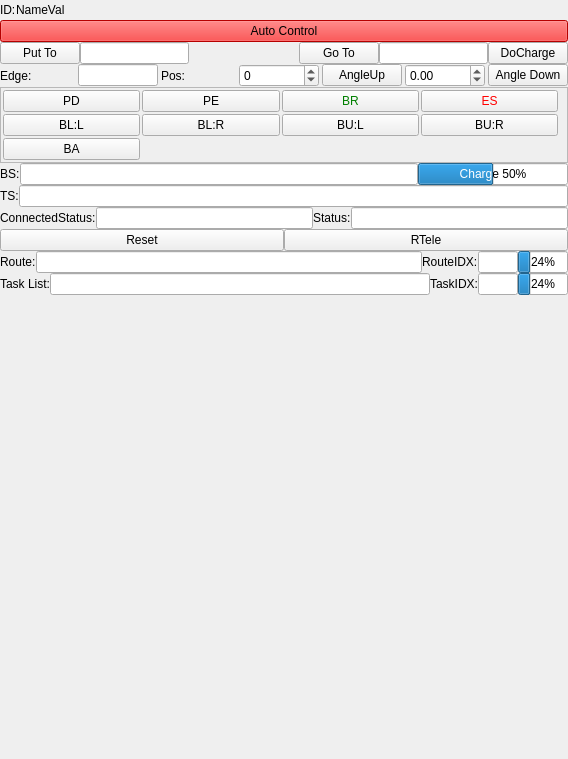
<?xml version="1.0" encoding="UTF-8"?>
<ui version="4.0">
 <class>AgentWidget</class>
 <widget class="QWidget" name="AgentWidget">
  <property name="geometry">
   <rect>
    <x>0</x>
    <y>0</y>
    <width>568</width>
    <height>759</height>
   </rect>
  </property>
  <property name="windowTitle">
   <string>Form</string>
  </property>
  <layout class="QVBoxLayout" name="verticalLayout">
   <property name="spacing">
    <number>0</number>
   </property>
   <property name="leftMargin">
    <number>0</number>
   </property>
   <property name="topMargin">
    <number>0</number>
   </property>
   <property name="rightMargin">
    <number>0</number>
   </property>
   <property name="bottomMargin">
    <number>0</number>
   </property>
   <item>
    <layout class="QHBoxLayout" name="horizontalLayout_6">
     <item>
      <widget class="QLabel" name="lbName">
       <property name="text">
        <string>ID:</string>
       </property>
      </widget>
     </item>
     <item>
      <widget class="QLabel" name="lbNameVal">
       <property name="text">
        <string>NameVal</string>
       </property>
      </widget>
     </item>
     <item>
      <spacer name="horizontalSpacer_2">
       <property name="orientation">
        <enum>Qt::Horizontal</enum>
       </property>
       <property name="sizeHint" stdset="0">
        <size>
         <width>40</width>
         <height>20</height>
        </size>
       </property>
      </spacer>
     </item>
    </layout>
   </item>
   <item>
    <widget class="QPushButton" name="btnAutoControl">
     <property name="styleSheet">
      <string notr="true">  QPushButton {
      background-color: red;
  }

  QPushButton:checked {
      background-color: green;
  }</string>
     </property>
     <property name="text">
      <string>Auto Control</string>
     </property>
     <property name="checkable">
      <bool>true</bool>
     </property>
     <property name="checked">
      <bool>false</bool>
     </property>
     <property name="propRef" stdset="0">
      <string>auto_control</string>
     </property>
    </widget>
   </item>
   <item>
    <layout class="QHBoxLayout" name="horizontalLayout">
     <item>
      <widget class="QPushButton" name="btnSelectPutTo">
       <property name="text">
        <string>Put To</string>
       </property>
       <property name="checkable">
        <bool>true</bool>
       </property>
      </widget>
     </item>
     <item>
      <widget class="QLineEdit" name="lePutTo"/>
     </item>
     <item>
      <spacer name="horizontalSpacer">
       <property name="orientation">
        <enum>Qt::Horizontal</enum>
       </property>
       <property name="sizeHint" stdset="0">
        <size>
         <width>40</width>
         <height>20</height>
        </size>
       </property>
      </spacer>
     </item>
     <item>
      <widget class="QPushButton" name="btnSelectGoTo">
       <property name="text">
        <string>Go To</string>
       </property>
       <property name="checkable">
        <bool>true</bool>
       </property>
      </widget>
     </item>
     <item>
      <widget class="QLineEdit" name="leGoTo"/>
     </item>
     <item>
      <widget class="QPushButton" name="btnDoCharge">
       <property name="text">
        <string>DoCharge</string>
       </property>
       <property name="checkable">
        <bool>false</bool>
       </property>
      </widget>
     </item>
    </layout>
   </item>
   <item>
    <layout class="QHBoxLayout" name="horizontalLayout_3">
     <property name="spacing">
      <number>3</number>
     </property>
     <property name="leftMargin">
      <number>0</number>
     </property>
     <property name="topMargin">
      <number>0</number>
     </property>
     <property name="rightMargin">
      <number>0</number>
     </property>
     <property name="bottomMargin">
      <number>0</number>
     </property>
     <item>
      <widget class="QLabel" name="lbEdge">
       <property name="text">
        <string>Edge:</string>
       </property>
      </widget>
     </item>
     <item>
      <widget class="QLineEdit" name="edEdge">
       <property name="sizePolicy">
        <sizepolicy hsizetype="Expanding" vsizetype="Fixed">
         <horstretch>0</horstretch>
         <verstretch>0</verstretch>
        </sizepolicy>
       </property>
       <property name="minimumSize">
        <size>
         <width>80</width>
         <height>0</height>
        </size>
       </property>
       <property name="maximumSize">
        <size>
         <width>80</width>
         <height>16777215</height>
        </size>
       </property>
       <property name="readOnly">
        <bool>false</bool>
       </property>
       <property name="propRef" stdset="0">
        <string>edge</string>
       </property>
      </widget>
     </item>
     <item>
      <widget class="QLabel" name="lbPos">
       <property name="text">
        <string>Pos:</string>
       </property>
      </widget>
     </item>
     <item>
      <widget class="QSpinBox" name="sbPosition">
       <property name="sizePolicy">
        <sizepolicy hsizetype="Expanding" vsizetype="Fixed">
         <horstretch>0</horstretch>
         <verstretch>0</verstretch>
        </sizepolicy>
       </property>
       <property name="minimumSize">
        <size>
         <width>80</width>
         <height>0</height>
        </size>
       </property>
       <property name="maximumSize">
        <size>
         <width>80</width>
         <height>16777215</height>
        </size>
       </property>
       <property name="minimum">
        <number>-999999999</number>
       </property>
       <property name="maximum">
        <number>999999999</number>
       </property>
       <property name="propRef" stdset="0">
        <string>position</string>
       </property>
      </widget>
     </item>
     <item>
      <widget class="QPushButton" name="btnAngleUp">
       <property name="toolTip">
        <string>Ctrl+Up</string>
       </property>
       <property name="text">
        <string>AngleUp</string>
       </property>
       <property name="shortcut">
        <string>Ctrl+Up</string>
       </property>
      </widget>
     </item>
     <item>
      <widget class="QDoubleSpinBox" name="sbAngle">
       <property name="sizePolicy">
        <sizepolicy hsizetype="Expanding" vsizetype="Fixed">
         <horstretch>0</horstretch>
         <verstretch>0</verstretch>
        </sizepolicy>
       </property>
       <property name="minimumSize">
        <size>
         <width>80</width>
         <height>0</height>
        </size>
       </property>
       <property name="maximumSize">
        <size>
         <width>80</width>
         <height>16777215</height>
        </size>
       </property>
       <property name="minimum">
        <double>-100000000.000000000000000</double>
       </property>
       <property name="maximum">
        <double>100000000.000000000000000</double>
       </property>
       <property name="value">
        <double>0.000000000000000</double>
       </property>
       <property name="propRef" stdset="0">
        <string>angle</string>
       </property>
      </widget>
     </item>
     <item>
      <widget class="QPushButton" name="btnAngleDown">
       <property name="toolTip">
        <string>Ctrl+Down</string>
       </property>
       <property name="text">
        <string>Angle Down</string>
       </property>
       <property name="shortcut">
        <string>Ctrl+Down</string>
       </property>
      </widget>
     </item>
    </layout>
   </item>
   <item>
    <widget class="QFrame" name="fmAgentCommands">
     <property name="frameShape">
      <enum>QFrame::StyledPanel</enum>
     </property>
     <property name="frameShadow">
      <enum>QFrame::Raised</enum>
     </property>
     <layout class="QGridLayout" name="gridLayout">
      <property name="leftMargin">
       <number>2</number>
      </property>
      <property name="topMargin">
       <number>2</number>
      </property>
      <property name="bottomMargin">
       <number>2</number>
      </property>
      <property name="spacing">
       <number>2</number>
      </property>
      <item row="1" column="3">
       <widget class="QPushButton" name="btnBU_R">
        <property name="styleSheet">
         <string notr="true"/>
        </property>
        <property name="text">
         <string>BU:R</string>
        </property>
        <property name="checkable">
         <bool>true</bool>
        </property>
        <property name="propRef" stdset="0">
         <string>cmd_BU_R</string>
        </property>
       </widget>
      </item>
      <item row="1" column="1">
       <widget class="QPushButton" name="btnBL_R">
        <property name="styleSheet">
         <string notr="true"/>
        </property>
        <property name="text">
         <string>BL:R</string>
        </property>
        <property name="checkable">
         <bool>true</bool>
        </property>
        <property name="propRef" stdset="0">
         <string>cmd_BL_R</string>
        </property>
       </widget>
      </item>
      <item row="0" column="1">
       <widget class="QPushButton" name="btnPE">
        <property name="text">
         <string>PE</string>
        </property>
        <property name="checkable">
         <bool>true</bool>
        </property>
        <property name="propRef" stdset="0">
         <string>cmd_PE</string>
        </property>
       </widget>
      </item>
      <item row="0" column="0">
       <widget class="QPushButton" name="btnPD">
        <property name="text">
         <string>PD</string>
        </property>
        <property name="checkable">
         <bool>true</bool>
        </property>
        <property name="propRef" stdset="0">
         <string>cmd_PD</string>
        </property>
       </widget>
      </item>
      <item row="0" column="2">
       <widget class="QPushButton" name="btnBR">
        <property name="styleSheet">
         <string notr="true">color: green</string>
        </property>
        <property name="text">
         <string>BR</string>
        </property>
        <property name="checkable">
         <bool>true</bool>
        </property>
        <property name="propRef" stdset="0">
         <string>cmd_BR</string>
        </property>
       </widget>
      </item>
      <item row="0" column="3">
       <widget class="QPushButton" name="btnES">
        <property name="styleSheet">
         <string notr="true">color: red</string>
        </property>
        <property name="text">
         <string>ES</string>
        </property>
        <property name="checkable">
         <bool>true</bool>
        </property>
        <property name="propRef" stdset="0">
         <string>cmd_ES</string>
        </property>
       </widget>
      </item>
      <item row="1" column="0">
       <widget class="QPushButton" name="btnBL_L">
        <property name="styleSheet">
         <string notr="true"/>
        </property>
        <property name="text">
         <string>BL:L</string>
        </property>
        <property name="checkable">
         <bool>true</bool>
        </property>
        <property name="propRef" stdset="0">
         <string>cmd_BL_L</string>
        </property>
       </widget>
      </item>
      <item row="1" column="2">
       <widget class="QPushButton" name="btnBU_L">
        <property name="styleSheet">
         <string notr="true"/>
        </property>
        <property name="text">
         <string>BU:L</string>
        </property>
        <property name="checkable">
         <bool>true</bool>
        </property>
        <property name="propRef" stdset="0">
         <string>cmd_BU_L</string>
        </property>
       </widget>
      </item>
      <item row="2" column="0">
       <widget class="QPushButton" name="btnBA">
        <property name="styleSheet">
         <string notr="true"/>
        </property>
        <property name="text">
         <string>BA</string>
        </property>
        <property name="checkable">
         <bool>true</bool>
        </property>
        <property name="propRef" stdset="0">
         <string>cmd_BA</string>
        </property>
       </widget>
      </item>
     </layout>
    </widget>
   </item>
   <item>
    <layout class="QHBoxLayout" name="horizontalLayout_4">
     <item>
      <widget class="QLabel" name="lbBS">
       <property name="text">
        <string>BS:</string>
       </property>
      </widget>
     </item>
     <item>
      <widget class="QLineEdit" name="leBS">
       <property name="readOnly">
        <bool>true</bool>
       </property>
       <property name="propRef" stdset="0">
        <string>BS</string>
       </property>
      </widget>
     </item>
     <item>
      <widget class="QProgressBar" name="pbCharge">
       <property name="maximumSize">
        <size>
         <width>150</width>
         <height>16777215</height>
        </size>
       </property>
       <property name="styleSheet">
        <string notr="true"/>
       </property>
       <property name="value">
        <number>50</number>
       </property>
       <property name="alignment">
        <set>Qt::AlignCenter</set>
       </property>
       <property name="textVisible">
        <bool>true</bool>
       </property>
       <property name="orientation">
        <enum>Qt::Horizontal</enum>
       </property>
       <property name="textDirection">
        <enum>QProgressBar::TopToBottom</enum>
       </property>
       <property name="format">
        <string>Charge %p%</string>
       </property>
       <property name="propRef" stdset="0">
        <string>BS</string>
       </property>
      </widget>
     </item>
    </layout>
   </item>
   <item>
    <layout class="QHBoxLayout" name="horizontalLayout_5">
     <item>
      <widget class="QLabel" name="lbTS">
       <property name="text">
        <string>TS:</string>
       </property>
      </widget>
     </item>
     <item>
      <widget class="QLineEdit" name="leTS">
       <property name="readOnly">
        <bool>true</bool>
       </property>
       <property name="propRef" stdset="0">
        <string>TS</string>
       </property>
      </widget>
     </item>
    </layout>
   </item>
   <item>
    <layout class="QHBoxLayout" name="horizontalLayout_8">
     <item>
      <widget class="QLabel" name="lbConnectedStatus">
       <property name="text">
        <string>ConnectedStatus:</string>
       </property>
      </widget>
     </item>
     <item>
      <widget class="QLineEdit" name="edConnectedStatusVal">
       <property name="readOnly">
        <bool>true</bool>
       </property>
       <property name="propRef" stdset="0">
        <string>connectedStatus</string>
       </property>
      </widget>
     </item>
     <item>
      <widget class="QLabel" name="lbStatus">
       <property name="text">
        <string>Status:</string>
       </property>
      </widget>
     </item>
     <item>
      <widget class="QLineEdit" name="edStatusVal">
       <property name="readOnly">
        <bool>false</bool>
       </property>
       <property name="propRef" stdset="0">
        <string>status</string>
       </property>
      </widget>
     </item>
    </layout>
   </item>
   <item>
    <layout class="QHBoxLayout" name="horizontalLayout_2">
     <item>
      <widget class="QPushButton" name="btnReset">
       <property name="text">
        <string>Reset</string>
       </property>
      </widget>
     </item>
     <item>
      <widget class="QPushButton" name="btnRTele">
       <property name="toolTip">
        <string>Request Telemetry</string>
       </property>
       <property name="text">
        <string>RTele</string>
       </property>
       <property name="checkable">
        <bool>true</bool>
       </property>
       <property name="propRef" stdset="0">
        <string>RTele</string>
       </property>
      </widget>
     </item>
    </layout>
   </item>
   <item>
    <layout class="QHBoxLayout" name="horizontalLayout_7">
     <item>
      <widget class="QLabel" name="lbRoute">
       <property name="text">
        <string>Route:</string>
       </property>
      </widget>
     </item>
     <item>
      <widget class="QLineEdit" name="edRoute">
       <property name="readOnly">
        <bool>false</bool>
       </property>
       <property name="propRef" stdset="0">
        <string>route</string>
       </property>
      </widget>
     </item>
     <item>
      <widget class="QLabel" name="lbRouteIDX">
       <property name="text">
        <string>RouteIDX:</string>
       </property>
      </widget>
     </item>
     <item>
      <widget class="QLineEdit" name="edRouteIDX">
       <property name="maximumSize">
        <size>
         <width>40</width>
         <height>16777215</height>
        </size>
       </property>
       <property name="readOnly">
        <bool>false</bool>
       </property>
       <property name="clearButtonEnabled">
        <bool>false</bool>
       </property>
       <property name="propRef" stdset="0">
        <string>route_idx</string>
       </property>
      </widget>
     </item>
     <item>
      <widget class="QProgressBar" name="pbRoute">
       <property name="maximumSize">
        <size>
         <width>50</width>
         <height>16777215</height>
        </size>
       </property>
       <property name="value">
        <number>24</number>
       </property>
       <property name="alignment">
        <set>Qt::AlignCenter</set>
       </property>
       <property name="textVisible">
        <bool>true</bool>
       </property>
       <property name="propRef" stdset="0">
        <string>route_idx</string>
       </property>
      </widget>
     </item>
    </layout>
   </item>
   <item>
    <layout class="QHBoxLayout" name="horizontalLayout_10">
     <item>
      <widget class="QLabel" name="lbTaskList">
       <property name="text">
        <string>Task List:</string>
       </property>
      </widget>
     </item>
     <item>
      <widget class="QLineEdit" name="edTaskList">
       <property name="readOnly">
        <bool>false</bool>
       </property>
       <property name="propRef" stdset="0">
        <string>task_list</string>
       </property>
      </widget>
     </item>
     <item>
      <widget class="QLabel" name="lbTaskIDX">
       <property name="text">
        <string>TaskIDX:</string>
       </property>
      </widget>
     </item>
     <item>
      <widget class="QLineEdit" name="edTaskIDX">
       <property name="maximumSize">
        <size>
         <width>40</width>
         <height>16777215</height>
        </size>
       </property>
       <property name="readOnly">
        <bool>false</bool>
       </property>
       <property name="clearButtonEnabled">
        <bool>false</bool>
       </property>
       <property name="propRef" stdset="0">
        <string>task_idx</string>
       </property>
      </widget>
     </item>
     <item>
      <widget class="QProgressBar" name="pbTask">
       <property name="maximumSize">
        <size>
         <width>50</width>
         <height>16777215</height>
        </size>
       </property>
       <property name="value">
        <number>24</number>
       </property>
       <property name="alignment">
        <set>Qt::AlignCenter</set>
       </property>
       <property name="textVisible">
        <bool>true</bool>
       </property>
       <property name="propRef" stdset="0">
        <string>task_idx</string>
       </property>
      </widget>
     </item>
    </layout>
   </item>
   <item>
    <spacer name="verticalSpacer">
     <property name="orientation">
      <enum>Qt::Vertical</enum>
     </property>
     <property name="sizeHint" stdset="0">
      <size>
       <width>20</width>
       <height>40</height>
      </size>
     </property>
    </spacer>
   </item>
  </layout>
 </widget>
 <resources/>
 <connections/>
</ui>
